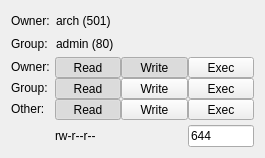
<?xml version="1.0" encoding="UTF-8"?>
<ui version="4.0">
 <class>PermissionsWidget</class>
 <widget class="QWidget" name="PermissionsWidget">
  <property name="geometry">
   <rect>
    <x>0</x>
    <y>0</y>
    <width>265</width>
    <height>176</height>
   </rect>
  </property>
  <property name="windowTitle">
   <string>Permissions</string>
  </property>
  <layout class="QGridLayout" name="gridLayout_2">
   <property name="sizeConstraint">
    <enum>QLayout::SetMinAndMaxSize</enum>
   </property>
   <item row="1" column="0">
    <widget class="QLabel" name="label_2">
     <property name="sizePolicy">
      <sizepolicy hsizetype="Preferred" vsizetype="Fixed">
       <horstretch>0</horstretch>
       <verstretch>0</verstretch>
      </sizepolicy>
     </property>
     <property name="text">
      <string>Group:</string>
     </property>
    </widget>
   </item>
   <item row="0" column="0">
    <widget class="QLabel" name="label">
     <property name="sizePolicy">
      <sizepolicy hsizetype="Preferred" vsizetype="Fixed">
       <horstretch>0</horstretch>
       <verstretch>0</verstretch>
      </sizepolicy>
     </property>
     <property name="text">
      <string>Owner:</string>
     </property>
    </widget>
   </item>
   <item row="0" column="1">
    <widget class="QLabel" name="user">
     <property name="sizePolicy">
      <sizepolicy hsizetype="Fixed" vsizetype="Fixed">
       <horstretch>0</horstretch>
       <verstretch>0</verstretch>
      </sizepolicy>
     </property>
     <property name="text">
      <string notr="true">arch (501)</string>
     </property>
    </widget>
   </item>
   <item row="2" column="0" colspan="3">
    <widget class="QWidget" name="widget" native="true">
     <property name="sizePolicy">
      <sizepolicy hsizetype="Expanding" vsizetype="Fixed">
       <horstretch>0</horstretch>
       <verstretch>0</verstretch>
      </sizepolicy>
     </property>
     <layout class="QGridLayout" name="gridLayout">
      <property name="sizeConstraint">
       <enum>QLayout::SetDefaultConstraint</enum>
      </property>
      <property name="margin">
       <number>0</number>
      </property>
      <property name="spacing">
       <number>0</number>
      </property>
      <item row="1" column="3">
       <widget class="QToolButton" name="writeGroup">
        <property name="sizePolicy">
         <sizepolicy hsizetype="Expanding" vsizetype="Fixed">
          <horstretch>0</horstretch>
          <verstretch>0</verstretch>
         </sizepolicy>
        </property>
        <property name="text">
         <string>Write</string>
        </property>
        <property name="checkable">
         <bool>true</bool>
        </property>
       </widget>
      </item>
      <item row="0" column="0">
       <widget class="QLabel" name="label_3">
        <property name="sizePolicy">
         <sizepolicy hsizetype="Preferred" vsizetype="Fixed">
          <horstretch>0</horstretch>
          <verstretch>0</verstretch>
         </sizepolicy>
        </property>
        <property name="text">
         <string>Owner:</string>
        </property>
       </widget>
      </item>
      <item row="1" column="0">
       <widget class="QLabel" name="label_4">
        <property name="sizePolicy">
         <sizepolicy hsizetype="Preferred" vsizetype="Fixed">
          <horstretch>0</horstretch>
          <verstretch>0</verstretch>
         </sizepolicy>
        </property>
        <property name="text">
         <string>Group:</string>
        </property>
       </widget>
      </item>
      <item row="2" column="0">
       <widget class="QLabel" name="label_5">
        <property name="sizePolicy">
         <sizepolicy hsizetype="Preferred" vsizetype="Fixed">
          <horstretch>0</horstretch>
          <verstretch>0</verstretch>
         </sizepolicy>
        </property>
        <property name="text">
         <string>Other:</string>
        </property>
       </widget>
      </item>
      <item row="2" column="4">
       <widget class="QToolButton" name="exeOther">
        <property name="sizePolicy">
         <sizepolicy hsizetype="Expanding" vsizetype="Fixed">
          <horstretch>0</horstretch>
          <verstretch>0</verstretch>
         </sizepolicy>
        </property>
        <property name="text">
         <string>Exec</string>
        </property>
        <property name="checkable">
         <bool>true</bool>
        </property>
       </widget>
      </item>
      <item row="0" column="1">
       <spacer name="horizontalSpacer">
        <property name="orientation">
         <enum>Qt::Horizontal</enum>
        </property>
        <property name="sizeType">
         <enum>QSizePolicy::Fixed</enum>
        </property>
        <property name="sizeHint" stdset="0">
         <size>
          <width>5</width>
          <height>20</height>
         </size>
        </property>
       </spacer>
      </item>
      <item row="0" column="3">
       <widget class="QToolButton" name="writeOwner">
        <property name="sizePolicy">
         <sizepolicy hsizetype="Expanding" vsizetype="Fixed">
          <horstretch>0</horstretch>
          <verstretch>0</verstretch>
         </sizepolicy>
        </property>
        <property name="text">
         <string>Write</string>
        </property>
        <property name="checkable">
         <bool>true</bool>
        </property>
        <property name="checked">
         <bool>true</bool>
        </property>
       </widget>
      </item>
      <item row="2" column="2">
       <widget class="QToolButton" name="readOther">
        <property name="sizePolicy">
         <sizepolicy hsizetype="Expanding" vsizetype="Fixed">
          <horstretch>0</horstretch>
          <verstretch>0</verstretch>
         </sizepolicy>
        </property>
        <property name="text">
         <string>Read</string>
        </property>
        <property name="checkable">
         <bool>true</bool>
        </property>
        <property name="checked">
         <bool>true</bool>
        </property>
       </widget>
      </item>
      <item row="2" column="3">
       <widget class="QToolButton" name="writeOther">
        <property name="sizePolicy">
         <sizepolicy hsizetype="Expanding" vsizetype="Fixed">
          <horstretch>0</horstretch>
          <verstretch>0</verstretch>
         </sizepolicy>
        </property>
        <property name="text">
         <string>Write</string>
        </property>
        <property name="checkable">
         <bool>true</bool>
        </property>
       </widget>
      </item>
      <item row="0" column="4">
       <widget class="QToolButton" name="exeOwner">
        <property name="sizePolicy">
         <sizepolicy hsizetype="Expanding" vsizetype="Fixed">
          <horstretch>0</horstretch>
          <verstretch>0</verstretch>
         </sizepolicy>
        </property>
        <property name="text">
         <string>Exec</string>
        </property>
        <property name="checkable">
         <bool>true</bool>
        </property>
       </widget>
      </item>
      <item row="1" column="2">
       <widget class="QToolButton" name="readGroup">
        <property name="sizePolicy">
         <sizepolicy hsizetype="Expanding" vsizetype="Fixed">
          <horstretch>0</horstretch>
          <verstretch>0</verstretch>
         </sizepolicy>
        </property>
        <property name="text">
         <string>Read</string>
        </property>
        <property name="checkable">
         <bool>true</bool>
        </property>
        <property name="checked">
         <bool>true</bool>
        </property>
       </widget>
      </item>
      <item row="4" column="4">
       <widget class="QLineEdit" name="numericPermissions">
        <property name="sizePolicy">
         <sizepolicy hsizetype="Ignored" vsizetype="Fixed">
          <horstretch>0</horstretch>
          <verstretch>0</verstretch>
         </sizepolicy>
        </property>
        <property name="text">
         <string notr="true">644</string>
        </property>
       </widget>
      </item>
      <item row="1" column="4">
       <widget class="QToolButton" name="exeGroup">
        <property name="sizePolicy">
         <sizepolicy hsizetype="Expanding" vsizetype="Fixed">
          <horstretch>0</horstretch>
          <verstretch>0</verstretch>
         </sizepolicy>
        </property>
        <property name="text">
         <string>Exec</string>
        </property>
        <property name="checkable">
         <bool>true</bool>
        </property>
       </widget>
      </item>
      <item row="0" column="2">
       <widget class="QToolButton" name="readOwner">
        <property name="sizePolicy">
         <sizepolicy hsizetype="Expanding" vsizetype="Fixed">
          <horstretch>0</horstretch>
          <verstretch>0</verstretch>
         </sizepolicy>
        </property>
        <property name="text">
         <string>Read</string>
        </property>
        <property name="checkable">
         <bool>true</bool>
        </property>
        <property name="checked">
         <bool>true</bool>
        </property>
       </widget>
      </item>
      <item row="3" column="3">
       <spacer name="verticalSpacer">
        <property name="orientation">
         <enum>Qt::Vertical</enum>
        </property>
        <property name="sizeType">
         <enum>QSizePolicy::Fixed</enum>
        </property>
        <property name="sizeHint" stdset="0">
         <size>
          <width>20</width>
          <height>5</height>
         </size>
        </property>
       </spacer>
      </item>
      <item row="4" column="2" colspan="2">
       <widget class="QLabel" name="textPermissions">
        <property name="sizePolicy">
         <sizepolicy hsizetype="Expanding" vsizetype="Preferred">
          <horstretch>0</horstretch>
          <verstretch>0</verstretch>
         </sizepolicy>
        </property>
        <property name="text">
         <string notr="true">rw-r--r--</string>
        </property>
       </widget>
      </item>
     </layout>
    </widget>
   </item>
   <item row="1" column="1">
    <widget class="QLabel" name="group">
     <property name="sizePolicy">
      <sizepolicy hsizetype="Fixed" vsizetype="Fixed">
       <horstretch>0</horstretch>
       <verstretch>0</verstretch>
      </sizepolicy>
     </property>
     <property name="text">
      <string notr="true">admin (80)</string>
     </property>
    </widget>
   </item>
   <item row="0" column="2">
    <spacer name="horizontalSpacer_2">
     <property name="orientation">
      <enum>Qt::Horizontal</enum>
     </property>
     <property name="sizeHint" stdset="0">
      <size>
       <width>40</width>
       <height>20</height>
      </size>
     </property>
    </spacer>
   </item>
  </layout>
 </widget>
 <resources/>
 <connections/>
</ui>
